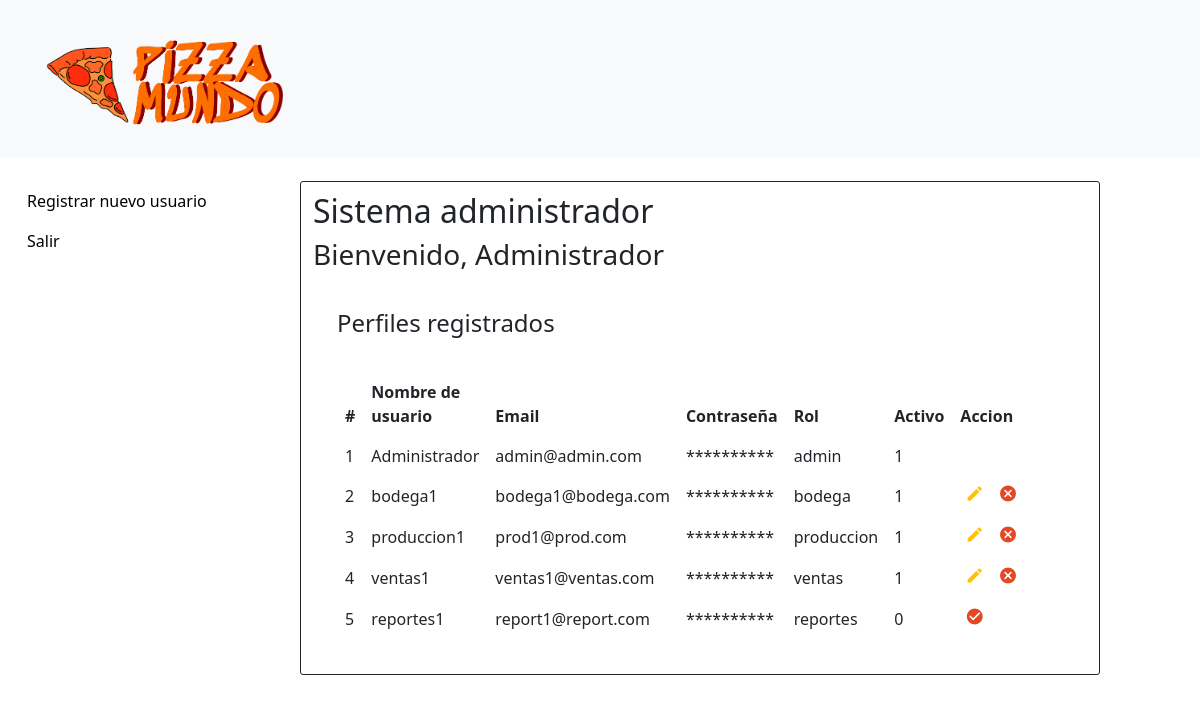
Page /html/Administrador/index.php (signed in) on the committed database.
### tables this page shows
CREATE TABLE `mainlogin` (
  `id` int(10) NOT NULL,
  `username` varchar(15) NOT NULL,
  `email` varchar(40) NOT NULL,
  `password` varchar(200) NOT NULL,
  `role` varchar(10) NOT NULL,
  `Active` int(2) NOT NULL DEFAULT '1'
);

### html/Administrador/index.php (the view, shortened to what this page needs)
<?php
include('../dbconnection.php');
?>
<!doctype html>
<html>
<head>
    <link rel="stylesheet" href="https://stackpath.bootstrapcdn.com/bootstrap/4.5.0/css/bootstrap.min.css">
    <link rel="stylesheet" href="https://maxcdn.bootstrapcdn.com/font-awesome/4.7.0/css/font-awesome.min.css">
    <link rel="stylesheet" href="../../css/estiloIndex.css">
    <link href="../../css/estilo_inicio_administrador.css" rel="stylesheet" type="text/css">
    <link href="https://cdn.jsdelivr.net/npm/bootstrap@5.3.0/dist/css/bootstrap.min.css" rel="stylesheet"
>
</head>
<body>
    <header>
        <nav class="navbar bg-body-tertiary mb-4">
            <div class="container-fluid">
                <a class="navbar-brand" href="inicio_administrador.html">
                    <img src="../../img/logo-icon-both.png" alt="Logo" width="300px" height="130px"
                        class="d-inline-block align-text-top">
                </a>
            </div>
        </nav>
    </header>
    <div class="container-fluid">
        <div class="row">
            <div class="col-sm-12 col-md-12 col-lg-3 col-xl-3 ">
                <nav>
                    <ul class="nav flex-column">
                        <li class="nav-item">
                            <a href="registro.php">Registrar nuevo usuario</a>
                        </li>
                        <li class="nav-item">
                            <a href="../cerrar_sesion.php">Salir</a>
                        </li>
                    </ul>
                </nav>
            </div>
            <div class="col col-sm-12 col-md-12 col-lg-8 col-xl-8 m-0">
                <h2>Sistema administrador </h2>
                <h3>Bienvenido,
                    <?php echo $_SESSION["username"]; ?>
                </h3>
                <div class="container">
                    <div class="container-xl">
                        <div class="table-title">
                            <div class="row">
                                <div class="col-sm-5 mt-4">
                                    <h2>Perfiles registrados</h2>
                                </div>
                            </div>
                        </div>
                        <table class="table my-4 table-borderless m-0">
                            <thead>
                                <tr>
                                    <th>#</th>
                                    <th>Nombre de usuario</th>
                                    <th>Email</th>
                                    <th>Contraseña</th>
                                    <th>Rol</th>
                                    <th>Activo</th>
                                    <th>Accion</th>
                                </tr>
                            </thead>
                            <tbody>
                                <?php
                                $ret = mysqli_query($con, "select * from mainlogin");
                                $row = mysqli_num_rows($ret);
                                if ($row > 0) {
                                    while ($row = mysqli_fetch_array($ret)) {
                                        ?>
                                        <tr>
                                            <td>
                                                <?php echo $row['id']; ?>
                                            </td>
                                            <td>
                                                <?php echo $row['username']; ?>
                                            </td>
                                            <td>
                                                <?php echo $row['email']; ?>
                                            </td>
                                            <td>
                                                **********
                                            </td>
                                            <td>
                                                <?php echo $row['role']; ?>
                                            </td>
                                            <td>
                                                <?php echo $row['Active']; ?>
                                            </td>
                                            <td>
                                                <?php
                                                if ($row['role'] == 'admin') {
                                                    ?>
                                                    <?php
                                                } else if ($row['Active'] == 1) {
                                                    ?>
                                                        <a href="edit.php?editid=<?php echo htmlentities($row['id']); ?>" class="edit"
                                                            title="Edit" data-toggle="tooltip"><i
                                                                class="material-icons">&#xE254;</i></a>
                                                        <a href="index.php?delid=<?php echo ($row['id']); ?>" class="delete"
                                                            title="Delete" data-toggle="tooltip"
                                                            onclick="return confirm('Porfavor confirma que deseas desactivar este perfil');"><i
                                                                class="material-icons">&#xE5C9;</i></a>
                                                    <?php
                                                } else {
                                                    ?>
                                                        <a href="index.php?activacionid=<?php echo ($row['id']); ?>" class="delete"
                                                            title="Activate" data-toggle="tooltip"
                                                            onclick="return confirm('Porfavor confirma que deseas activar este perfil');"><i
                                                                class="material-icons">&#xE86C;</i></a>
                                                    <?php
                                                }
                                                ?>
                                            </td>
                                        </tr>
                                        <?php
                                    }
                                } else {
                                    ?>
                                    <tr>
                                        <th style="text-align:center; color:red;" colspan="6">No Record Found</th>
                                    </tr>
                                    <?php
                                }
                                ?>
                            </tbody>
                        </table>
                    </div>
                </div>
            </div>
        </div>
    </div>
</body>
</html>

### css/estiloIndex.css (style rules this page uses)
body { color: #566787; background: #f5f5f5; font-family: 'Roboto', sans-serif; }
.table-title { font-size: 15px; padding-bottom: 10px; margin: 0 0 10px; min-height: 45px; }
.table-title h2 { margin: 5px 0 0; font-size: 24px; }
table.table tr th, table.table tr td { border-color: #e9e9e9; }
table.table td:last-child { width: 130px; }
table.table td a { color: #a0a5b1; display: inline-block; margin: 0 5px; }
table.table td a.edit { color: #FFC107; }
table.table td a.delete { color: #E34724; }
table.table td i { font-size: 19px; }

### css/estilo_inicio_administrador.css (style rules this page uses)
body { font-family: 'Averia Serif Libre', cursive; margin: 0; background-color: #e94b01; }
ul { list-style-type: none; margin: 0; padding: 0; background-color: white; }
li a { display: block; padding: 8px 15px; color: #000; text-decoration: none; }
table { background-color: white; border-collapse: collapse; border-radius: 5px; padding: 0%; }
td { padding: 8px; }
.col { padding: 10px; border: 1px solid; border-radius: 3px; }

### rows in the picture
mainlogin: id "1", username "Administrador", email "admin@admin.com", role "admin", Active "1"
mainlogin: id "2", username "bodega1", email "bodega1@bodega.com", role "bodega", Active "1"
mainlogin: id "3", username "produccion1", email "prod1@prod.com", role "produccion", Active "1"
mainlogin: id "4", username "ventas1", email "ventas1@ventas.com", role "ventas", Active "1"
mainlogin: id "5", username "reportes1", email "report1@report.com", role "reportes", Active "0"

### other values in the picture
$_SESSION["username"] "Administrador"
